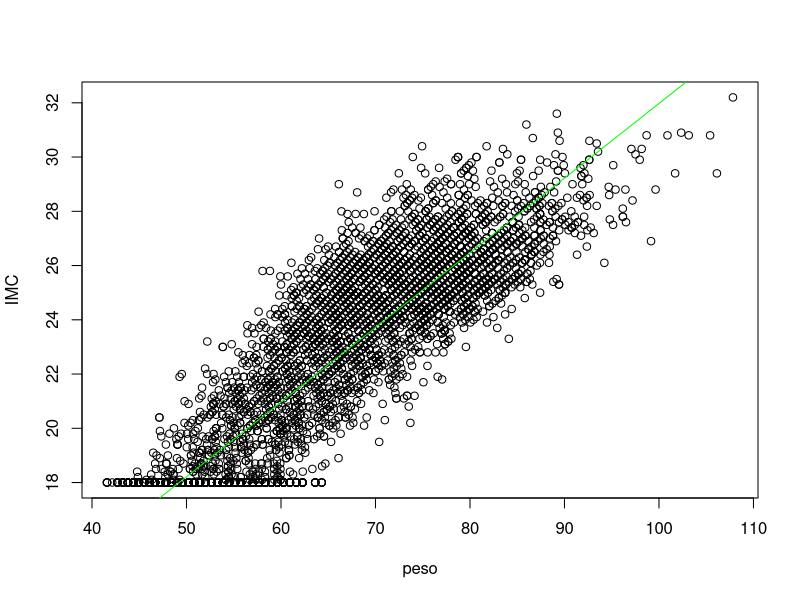
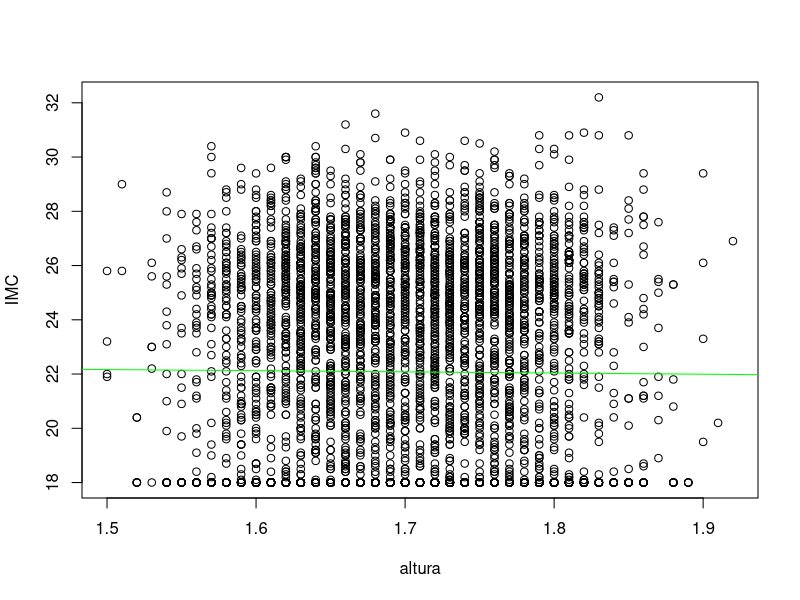
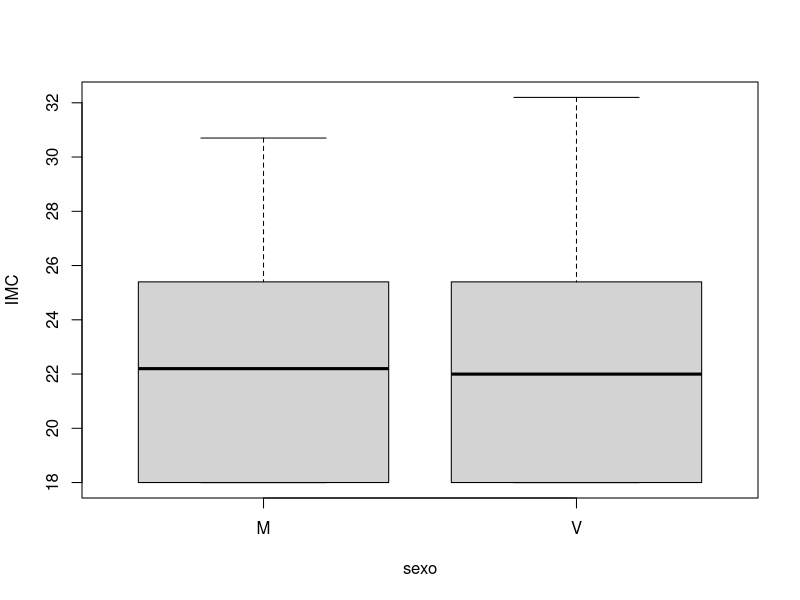
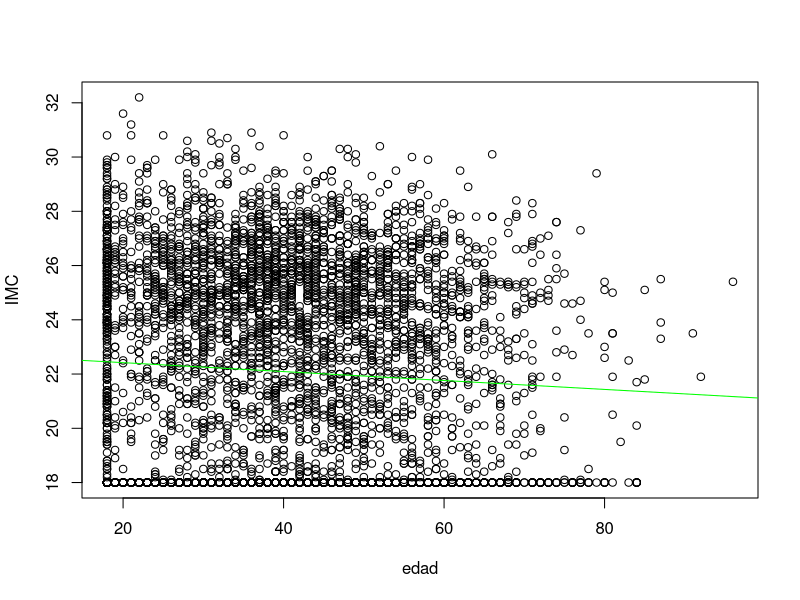
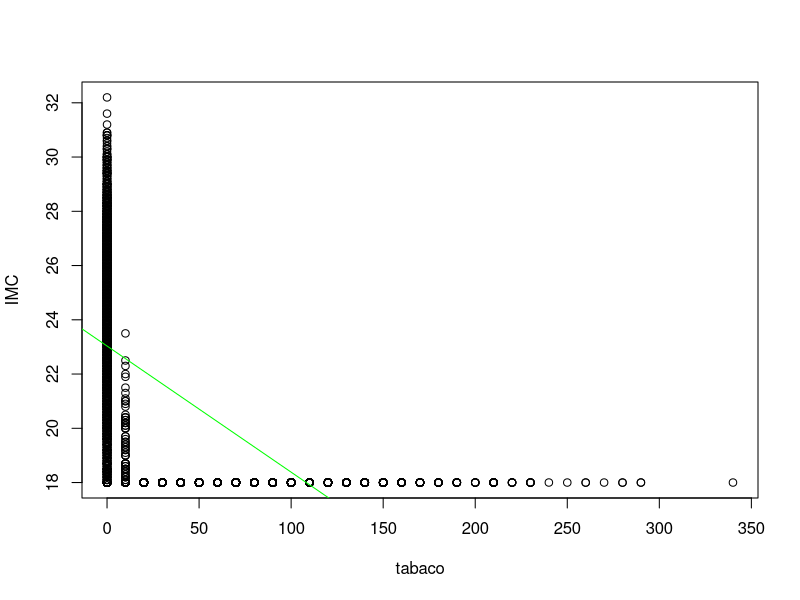
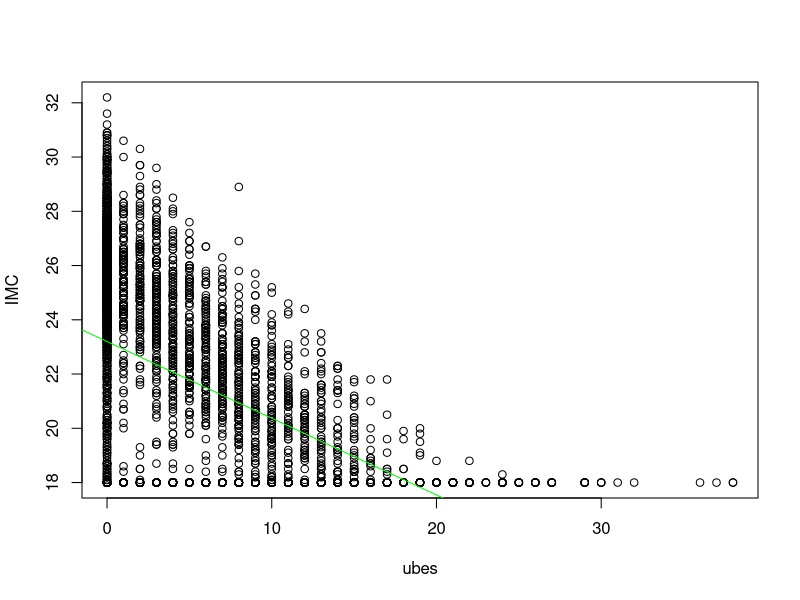
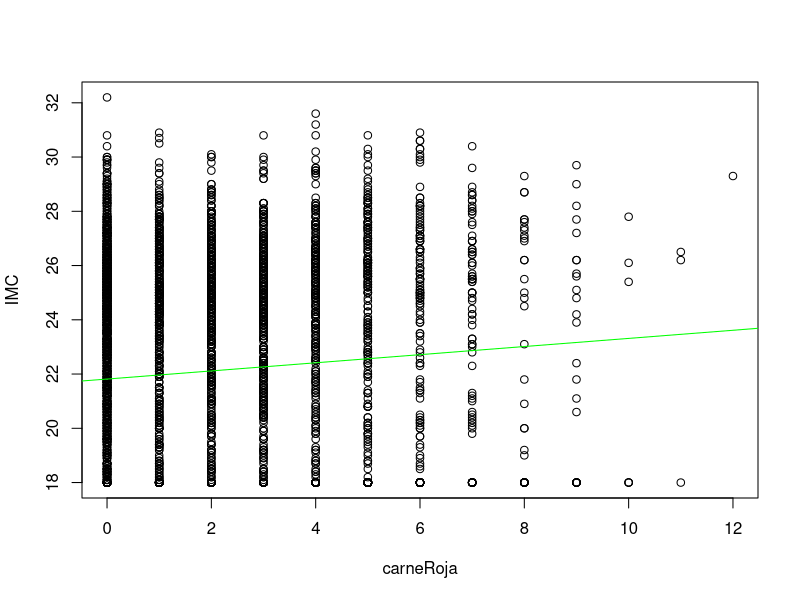
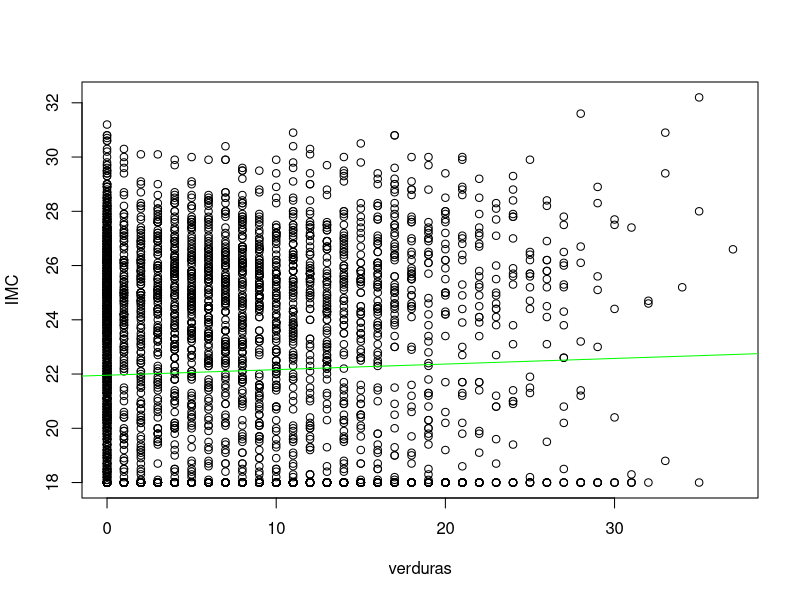

These figures' R source, in order:
#EJERCICIO 1
#Configuro el directorio de trabajo
setwd("~/UNIV AUX/Universidad/Estadistica/Trabajo R")

#Primero empiezo importando el archivo pero usando la libreria readr y con barra baja en lugar
#de punto para que devuelva un tibble en vez de un data frame, asignare tipos a las columnas ya que cada una
#representa un tipo de datos distinto, por ejemplo las de ingresos, sexo o estudios que representan variables categóricas
library(readr)
library(tidyverse)
library(purrr)
datos <- read_csv("18608.csv", col_types=cols(.default=col_double(), sexo=col_factor(),
                                              dietaEsp=col_factor(), nivEstPad=col_factor(),
                                              nivEstudios=col_factor(), nivIngresos=col_factor()))

#EJERCICIO 2
#Ahora cargare la operacion para calcular el IMC en la variable, la formula del imc es peso en kg dividido entre la altura en metros al cuadrado,
#el peso y la altura en este caso seran variables dependientes mientras que el resto seran independientes
calc_imc<- function(peso, altura){
  imc<- peso/altura^2
}
datos <- datos %>% mutate(IMC=calc_imc(datos$peso, datos$altura))

#EJERCICIO 3
#Ahora tratare de eliminar las filas en las que nos falte algun dato
datos <- na.omit(datos)

#EJERCICIO 4
#Primero para quedarme con las variables numéricas aprovechare la función is.numeric con la función keep
##lo guardo en la variable datos numericos y con un map le aplico la funcion mean a todo el dataframe
datosNumericos <- keep(datos, is.numeric)
datosMedia<- map_dbl(datosNumericos, mean)

#Para calcular la desviacion tipica usare la funcion sd que que calcula la desviacion estandar con un map
#Debajo de la desviacion tipica tambien le he aplicado la correcion de bessel debido a que la desviacion estandar por si sola
#tiende a subestimar la desviacion estandar de la poblacion de la que se extrajo la muestra.

desvTipica <- map_dbl(datosNumericos, sd)
desvTipicasBessel <- map_dbl(datosNumericos, function(x) sqrt(sum((x-mean(x))^2) / (length(x)-1)))

#EJERCICIO 5
#Lo primero que hare sera extraer las variables independientes
VariablesInd <- names(datos[3:14])

#Una vez los tengo usare lm y summary para obtener los coeficientes de regresion que cuantifican la relacion entre la variable dependiente e independiente
coeficienteReg<-function(df, y, x) {
  modelo<- lm(y ~ x, df)
  summary(modelo)$coefficients[2]
}

#El siguiente paso sera calcular el coeficiente de determinación que nos indica cuanto depende la variable dependiente de la variable independiente
coeficienteDet <- function(df, y, x) {
  modelo<- lm(y ~ x, df)
  summary(modelo)$r.squared
}

#Ahora calculare el coeficiente de regresión entre la variable de respuesta IMC
#y cada una de las variables predictoras
coeficientesRegIMC <- map_dbl(VariablesInd,~ coeficienteReg(datos, datos$IMC, datos[[.x]]))

#Y hare lo mismo con el coeficiente de determinacion
coeficientesDetIMC <- map_dbl(VariablesInd,~ coeficienteDet(datos, datos$IMC, datos[[.x]]))

#EJERCICIO 6
# Para empezar creare una funcion que calcule el ajuste lineal entre la variable dependiente y la independiente
ajusteLinear <- function(df, y, x) {
  list(x = x, y = y, mod = lm(str_c(y, "~", x), df))
}

# Dibujaremos los modelos teniendo en cuenta que si son datos numericos usare un plot que unira los datos con una linea verde
# y en caso contrario un boxplot
dir.create("Graficos")
dibujarModelos <- function(mod) {
  jpeg(str_c("./Graficos/", mod$x, ".jpeg"))
  varx <- mod$x
  vary <- mod$y
  
  if (is.numeric(datos[[varx]])) {
    plot(datos[[varx]], datos[[vary]], xlab = varx, ylab = vary)
    abline(mod$mod, col = "green")
  } else {
    boxplot(formula = datos[[vary]] ~ datos[[varx]], xlab = varx, ylab = vary)
  }
  dev.off()
}

#Ahora generare los modelos de regresion lineal ayudandome de las funciones que he creado
modelos <- map(names(datos), ~ ajusteLinear(datos, "IMC", .x))

# Ya solo me queda generar los graficos usando walk
walk(modelos, dibujarModelos)

#EJERCICIO 7
#Usare la forma que vemos en los apuntes para separar los sets creando una funcion que tiene como parametros los tamaños de los sets/conjuntos
separarSets <- function(df, p1, p2) {
  rDf <- 1:nrow(df)
  rTrain <- sample(rDf, p1 * length(rDf))
  rResto  <- setdiff(rDf, rTrain)
  rTest <- sample(rResto, p2*length(rDf))
  rValido <- setdiff(rResto, rTest)
  
  list(train=df[rTrain,], test=df[rTest,], valido=df[rValido,])  
}

setsSeparados <- separarSets(datos,.6,.2)

#EJERCICIO 8
#Para seleccionar la variable que mejor explica el IMC necesitaré ayudarme de unas cuantas funciones
# Esta función calcula el coeficiente de determinación ajustado R2 para un modelo de regresión lineal.
calcR2 <- function(df, mod, y) {
  MSE <- mean((df[[y]] - predict.lm(mod, df)) ^ 2)
  varY <- mean(df[[y]] ^ 2) - mean(df[[y]]) ^ 2
  R2 <- 1 - MSE / varY
  ajR2 <- 1 - (1- R2) * (nrow(df) - 1) / (nrow(df) - mod$rank)
  ajR2
}
#Con esta funcion evaluare el modelo de regresión lineal utilizando el conjunto de datos de entrenamiento y el otro de prueba.
calcModR2 <- function(dfTrain, dfTest, y, x) {
  mod <- ajusteLinear(dfTrain, y, x)
  calcR2(dfTest, mod$mod, y)
}
#Pasaré a utilizar la función map_dbl para aplicar la función calcModR2 que acabo de crear a cada variable predictora del vector VariablesInd.
AjusteR2 <- VariablesInd %>%
  map_dbl(calcModR2,dfTrain=setsSeparados$train,dfTest=setsSeparados$test,y="IMC")

#Ahora calcularé la variable predictora que genera el coeficiente de determinación ajustado R2 más alto.
x <- which.max(AjusteR2)
mejorVar <- VariablesInd[x]


#EJERCICIO 9
encontrarMejorAjuste <- function(dfTrain, dfTest, varPos) {
  bestVars <- character(0)
  aR2      <- 0
  
  repeat {
    aR2v <- map_dbl(varPos, ~calcModR2(dfTrain, dfTest, "IMC", c(bestVars, .)))
    i    <- which.max(aR2v)
    aR2M <- aR2v[i]
    if (aR2M <= aR2) break
    
    cat(sprintf("%1.4f %s\n", aR2M, varPos[i]))
    aR2 <- aR2M
    bestVars <- c(bestVars, varPos[i])
    varPos   <- varPos[-i]
  }
  
  mod <- ajusteLinear(dfTrain, "IMC", bestVars)
  
  list(vars=bestVars, mod=mod)
}
# Llamo a la función encontrarMejorAjuste para obtener el modelo que mejor explica el IMC
# mejorAjuste es una lista que contiene las variables predictoras seleccionadas y el modelo ajustado
mejorAjuste <- encontrarMejorAjuste(setsSeparados$train, setsSeparados$test, VariablesInd)


#EJERCICIO 10
# Se extrae el modelo ajustado de la lista mejorAjuste
mejorMod <- mejorAjuste$mod$mod
# Calculo el valor de R2 ajustado para el conjunto de validación utilizando el modelo ajustado
calcR2(setsSeparados$valid, mejorMod, "IMC")


#EJERCICIO 11
#Empezare importando el archivo que contiene el dataframe eval
dfEval <- read_csv("eval.csv")
#Ahora tendre que deducir el IMC
dfEval["IMC"] <- predict.lm(mejorMod, dfEval)
#Finalmente dedicire la variable de peso con la de IMC y altura
dfEval["Peso"] <- dfEval$IMC*dfEval$altura^2

#Por ultimo ya solo tengo que guardar este archivo
write.csv(dfEval, "evalX.csv", row.names = FALSE)












